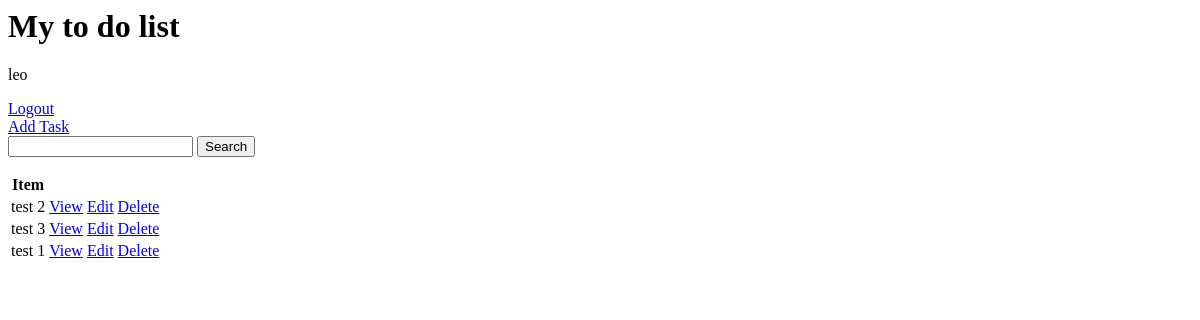
Page / (signed in) on the earlier database version.
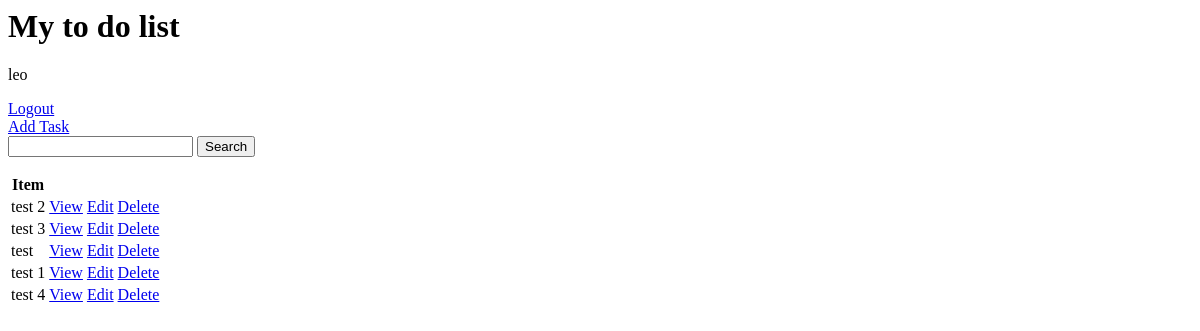
Same page on the later database version.
### base/models.py (models this page shows, shortened)
class Task(models.Model):
    user = models.ForeignKey(User, on_delete=models.CASCADE)
    title = models.CharField(max_length=30)
    description = models.TextField(max_length=255, blank=True)
    complete = models.BooleanField(default=False)
    created = models.DateTimeField(auto_now_add=True)
    class Meta:
        ordering = ['complete']

### base/views.py (the view)
# urls.py: path('', views.TaskList.as_view(), name='feed'),
class TaskList(LoginRequiredMixin,ListView):
    model = Task
    context_object_name = 'tasks'
    def get_context_data(self, **kwargs):
        context = super().get_context_data(**kwargs)
        context['tasks'] = context['tasks'].filter(user=self.request.user)
        context['count'] = context['tasks'].filter(complete=False).count()
        search_input = self.request.GET.get('search-area') or ''
        if search_input:
            context['tasks'] = context['tasks'].filter(
                title__startswith=search_input
            )
        context['search_input'] = search_input
        return context

### base/templates/base/task_list.html
<h1>My to do list</h1>
<p>{{ request.user }}</p>
<div>
    <a href="{% url 'base:logout' %}">Logout</a>
</div>
<a href="{% url 'base:create' %}">Add Task</a>
<form method="GET">
    <input type="text" name="search-area" value="{{ search_input }}">
    <input type="submit" value="Search">
</form>
<table>
    <tr>
        <th>Item</th>
        <th></th>
        <th></th>
        <th></th>
    </tr>
    {% for task in tasks %}
    <tr>
        <td>{{ task.title }}</td>
        <td><a href="{% url 'base:detail' task.id %}">View</a></td>
        <td><a href="{% url 'base:update' task.id %}">Edit</a></td>
        <td><a href="{% url 'base:delete' task.id %}">Delete</a></td>
    </tr>
    {% empty %}
    <h3>No items in list</h3>
    {% endfor %}
</table>

Differences in the rows shown:
added Task: title "test"
added Task: title "test 4"
